Frame 1 (no input): blank canvas, image omitted
Frame 60 (no input): blank canvas, image omitted
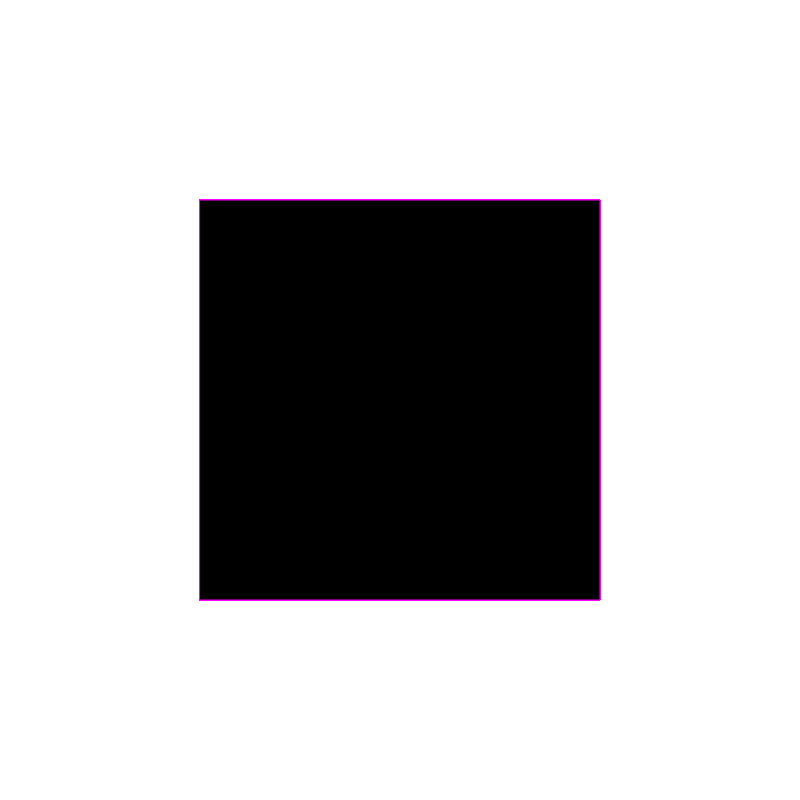
Frame 120 (the mouse pressed at the canvas centre since frame 60)

The p5.js sketch whose frames 1 and 60 were blank and that drew this single picture after the mouse press (run headless with seeded random() and noise() and a simulated clock; from frame 60 on, the mouse is pressed at the canvas centre):

// p5.js sketch
// ── sketch.js
/// <reference path="./p5.global-mode.d.ts" />

function setup() {
  // put setup code here
  createCanvas(800, 800);
}


function draw() {
	// put drawing code here
	fill(0);
	stroke(255, 0, 255);
	rect(mouseX-(1/2*mouseX), mouseY-(1/2*mouseY), mouseX, mouseY); //cursor in middle of shape - shape bigger as you get closer to bottom right
}
